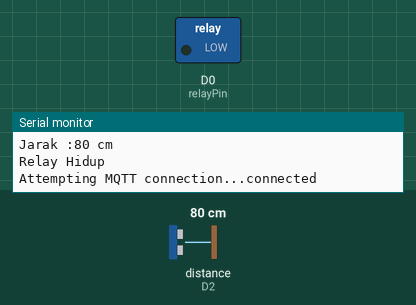
This sketch was run on a simulated ESP8266 (NodeMCU). On the bench: switched loads named in the sketch (green lamp = pin HIGH), the last lines printed to the serial monitor. Wiring (inferred from the names in the program): ultrasonic range finder: trigger D1; echo D2. The inputs (shaded band) are chosen by the test bench; at power-on: distance to the obstacle (sensor on D2) 80 cm. The echo pulse lasts 58.3 µs per cm; WiFi joins after 1.5 s; servers stay silent unless stated; EEPROM starts erased; no MQTT or app messages arrive unless stated; pins used as bus, display or sensor lines are not drawn.

Above: at 3.7 s.
3.8 s: distance to the obstacle (sensor on D2) set to 251 cm
5.7 s: distance to the obstacle (sensor on D2) set to 258 cm
At 7.0 s:
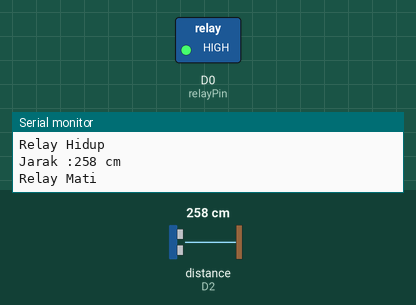
11.0 s: distance to the obstacle (sensor on D2) set to 6 cm
At 13.4 s:
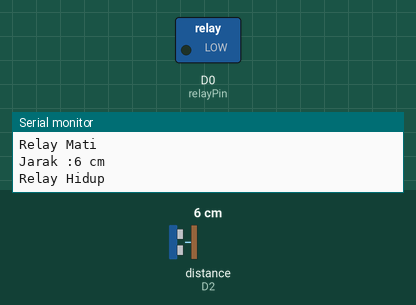
13.7 s: distance to the obstacle (sensor on D2) set to 3 cm
Timing chart, 0 to 16.7 s (numbered marks = the images above; inputs shaded):
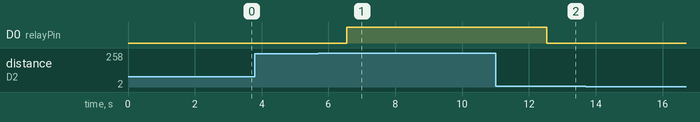

The sketch:

Program_Komunikasi_Data.ino
```cpp
#include <ESP8266WiFi.h> //library for wifi esp8266
#include <PubSubClient.h> //library mqtt
#include <HCSR04.h> //library proximity sensor
#include <EEPROM.h> //library eeprom for memory

const char *ssid = "PKL";
const char *password = "12345678";
const char *MQTT_SERVER = "broker.mqtt-dashboard.com";
const char *RELAY = "esp/input/jarak";
#define MQTT_JARAK "esp/pkl/jarak"
#define MQTT_DURASI "esp/pkl/durasi"
#define relayPin D0
#define triggerPin D1
#define echoPin D2
long duration;
int jarak1;
unsigned long startMillis=0;
int a,b,c;
WiFiClient espClient;
PubSubClient client(espClient);
void setup_wifi() {
  delay(10);
  Serial.println();
  Serial.print("Connecting to ");
  Serial.println(ssid);
  WiFi.mode(WIFI_STA);
  WiFi.begin(ssid, password);
  while (WiFi.status() != WL_CONNECTED) {
    delay(500);
    Serial.print(".");
  }
  randomSeed(micros());
  Serial.println("");
  Serial.println("WiFi connected");
  Serial.println("IP address: ");
  Serial.println(WiFi.localIP());
}

void jarak_sensor(){
  long duration;
  int jarak1;
  unsigned long currentMillis = millis();// variabel mengambil waktu yang berjalan dan menyimpan di variabel current millis
  if (currentMillis - startMillis >= 2000) { //setiap milis_sekarang - hitungan_milis yang mencapai nilai lebih besar atau sama dengan 2000
    startMillis = currentMillis;
    digitalWrite(triggerPin, LOW);
    delayMicroseconds(2);
    digitalWrite(triggerPin, HIGH);
    delayMicroseconds(10);
    digitalWrite(triggerPin, LOW);

    duration = pulseIn(echoPin, HIGH);
    jarak1 = (duration/2) / 29.1;

    Serial.print("Jarak :");
    Serial.print(jarak1);
    Serial.println(" cm");
    client.publish(MQTT_JARAK, String(jarak1).c_str());
    client.publish(MQTT_DURASI, String(duration).c_str());

    if (jarak1 >= EEPROM.read(0)){
        digitalWrite(relayPin, HIGH);
        Serial.println("Relay Mati");
      }
     else if (jarak1 < EEPROM.read(0)){
        digitalWrite(relayPin, LOW);
        Serial.println("Relay Hidup");
      }
      else {
        Serial.println("");
      }
    }
  }

void reconnect() {
  while (!client.connected()) {
    Serial.print("Attempting MQTT connection...");
    if (client.connect("espClient"))
    {
      Serial.println("connected");
      client.subscribe("esp/input/jarak");
      client.subscribe("esp/input/2jarak");
      client.subscribe("esp/input/3jarak");
    }
    else
    {
      Serial.print("failed, rc=");
      Serial.print(client.state());
      Serial.println(" try again in 5 seconds");
      delay(5000);
    }
  }
}

void setup() {
 pinMode(relayPin, OUTPUT);
 pinMode(triggerPin, OUTPUT);
 pinMode(echoPin, INPUT);
 setup_wifi();
 Serial.begin(115200);
 EEPROM.begin(512);
 client.setServer(MQTT_SERVER, 1883);
 client.setCallback(callback);
 Serial.print("IP address: ");
 Serial.println(WiFi.localIP());
 Serial.print("MAC Address: ");
 Serial.println(WiFi.macAddress());
 WiFi.setAutoReconnect(true);
 WiFi.persistent(true);

 EEPROM.read(0);
 Serial.print("Nilai Awal A : ");
 Serial.println(EEPROM.read(0));
 EEPROM.read(5);
 Serial.print("Nilai Awal B : ");
 Serial.println(EEPROM.read(5));
 EEPROM.read(9);
 Serial.print("Nilai Awal C : ");
 Serial.println(EEPROM.read(9));
 delay(1000);

 }

void callback(char *topic, byte *message, unsigned int length)
{
  Serial.print("Message arrived in topic: ");
  Serial.println(topic);
  Serial.print("Message:");
  String payload;

  for (int i = 0; i < length; i++)
  {

    Serial.print((char)message[i]);
    Serial.println();
    if ((char)message[i] != '"')
      payload += (char)message[i];
   }
    if (String(topic)=="esp/input/jarak") {
        a = payload.toInt();
        Serial.print("Nilai A = ");
      Serial.println(a);
      EEPROM.write(0, a);
      EEPROM.commit();
      }
    if (String(topic)=="esp/input/2jarak") {
        b = payload.toInt();
        Serial.print("Nilai B = ");
      Serial.println(b);
      EEPROM.write(5, b);
      EEPROM.commit();
      }
   if (String(topic)=="esp/input/3jarak") {
        c = payload.toInt();
        Serial.print("Nilai C = ");
        Serial.println(c);
         EEPROM.write(9, c);
         EEPROM.commit();
      }
  }
 void loop() {
 jarak_sensor();
     if (!client.connected()){
      reconnect();
    }
     client.loop();
 }
```

Measured:
- the behaviour switches between 254 and 255 cm on distance to the obstacle (sensor on D2) (found by bisection; images 0 and 1)
- after the input at 5.7 s, D0 (relayPin): LOW → HIGH after 0.84 s
- after the input at 11.0 s, D0 (relayPin): HIGH → LOW after 1.5 s
